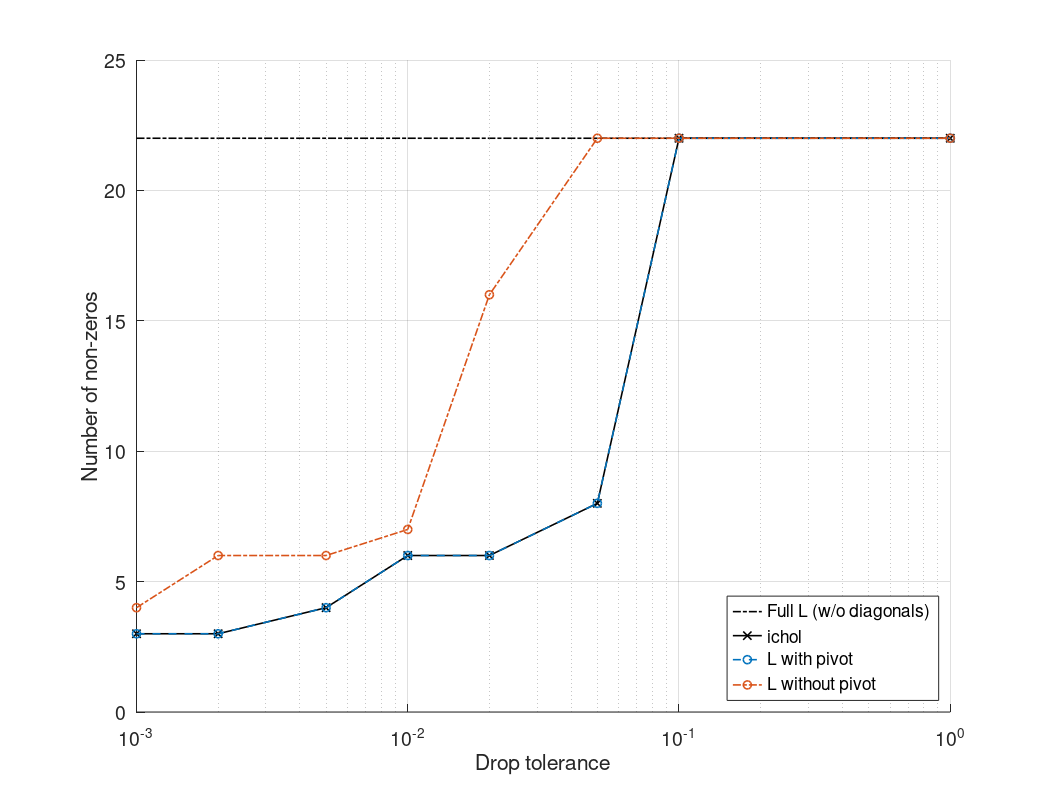

Source code (MATLAB):
%===============================================================================
%     File: ichol_nnz.m
%  Created: 2025-04-27 19:59
%   Author: Bernie Roesler
%
%  Description: Compute the incomplete Cholesky factorization and test the
%    threshold dropping criterion in Octave.

% NOTE 
% For droptol = 0.01,
% In column 10, the drop tolerance as computed from A(10:end, 10) is 0.2,
% so the value L(10, 11) ~ 0.19 should get dropped by ichol, but doesn't?
% 
% Similar results for other droptol values. We expect to drop many more elements
% than actually get dropped, despite applying the stated drop tolerance from the
% MATLAB documentation.
%
% disp(nnz(L_expectdrop - L_isdropped))
%
% Octave checks 
%   std::abs (w_data[jrow]) < (droptol * cols_norm[k])      (line 358)
% *before* scaling by the pivot on  lines 391-393:
%     // Once elements are dropped and compensation of column sums are done,
%     // scale the elements by the pivot.
%     data_l[total_len] = std::sqrt (data_l[total_len]);
%     for (jj = total_len + 1; jj < (total_len + w_len); jj++)
%         data_l[jj] /= data_l[total_len];
% See permalink: <https://github.com/gnu-octave/octave/blob/ab54952a577d012156cbb6f3288be69c20183d86/libinterp/corefcn/__ichol__.cc#L358>
%
% We need to update our filter to re-scale the elements by the diagonal of L.
%
%===============================================================================

set(0, 'DefaultLineLineWidth', 1.15);
set(0, 'DefaultAxesFontSize', 14);

%% Create the A matrix
N = 11;  % total number of rows and columns

% Only off-diagonal elements
rows = 1 + [5, 6, 2, 7, 9, 10, 5, 9, 7, 10, 8, 9, 10, 9, 10, 10];
cols = 1 + [0, 0, 1, 1, 2,  2, 3, 3, 4,  4, 5, 5,  6, 7,  7,  9];
vals = ones(length(rows), 1);

% Values for the lower triangle
L = sparse(rows, cols, vals, N, N);

% Create the symmetric matrix A
A = L + L';

% Set the diagonal to ensure positive definiteness
for i = 1:N
    A(i, i) = i + 9;
end

clear L;

%% Compute the incomplete Cholesky factorization
% The local drop tolerance at step j of the factorization is:
%   norm(A(j:end, j), 1) * droptol.

% Try many droptols and see how many elements are dropped
% droptols = [0.01];  % testing
droptols = [0.001, 0.002, 0.005, 0.01, 0.02, 0.05, 0.1, 1];

nnz_Ldrops = zeros(length(droptols), 1);
nnz_pivs = zeros(length(droptols), 1);
nnz_nopivs = zeros(length(droptols), 1);


for i = 1:length(droptols)
    droptol = droptols(i);
    options = struct('type', 'ict', 'droptol', droptol);

    L = ichol(A, options);  % incomplete (lower by default)
    Lf = chol(A, 'lower');  % full       (upper by default)

    % Compute the 1-norm of each A(j:end, j), and show a comparison with the
    % actual values of the full L to see which elements would be dropped. Compare
    % this to an absolute drop tolerance like in our implementation.
    col_norms = zeros(N, 1);
    for k = 1:N
        col_norms(k) = norm(A(k:end, k), 1);
    end

    % Compute the local drop tolerance for each column
    col_droptols = col_norms * droptol;

    % Compare the drop tolerance to the actual values of L
    % Ignore diagonals, they are never dropped
    L_expectdrop_piv = sparse(tril(Lf, -1));   % pre-allocate
    L_expectdrop_nopiv = sparse(tril(Lf, -1));

    for k = 1:N-1
        idx = k+1:N;     % rows to check, ignore diagonals
        piv = Lf(k, k);  % pivot
        col = Lf(idx, k);
        cond_piv = abs(col * piv) < col_droptols(k);  % scale by the pivot
        cond_nopiv = abs(col) < col_droptols(k);      % actual L(:, j)
        L_expectdrop_piv(idx, k) = col .* cond_piv;
        L_expectdrop_nopiv(idx, k) = col .* cond_nopiv;
    end

    % Get the actual entries where Lf is non-zero, but L is zero
    % (i.e. the entries that were dropped)
    L_isdropped = Lf .* (L == 0);

    % Store the results for plotting
    nnz_pivs(i) = nnz(L_expectdrop_piv);
    nnz_nopivs(i) = nnz(L_expectdrop_nopiv);
    nnz_Ldrops(i) = nnz(L_isdropped);
end

%-------------------------------------------------------------------------------
%        Plots
%-------------------------------------------------------------------------------
% Plot a graph of nnz vs. droptol for each filter to show difference.
figure(1); clf; hold on;

% plot(droptols, nnz(Lf) * ones(length(droptols), 1), 'k-', ...
%      'DisplayName', 'Full L');
plot(droptols, (nnz(Lf) - N) * ones(length(droptols), 1), 'k-.', ...
     'DisplayName', 'Full L (w/o diagonals)');

plot(droptols, nnz_Ldrops, 'kx-', 'LineWidth', 1.15, 'DisplayName', 'ichol');
plot(droptols, nnz_pivs,   'o--', 'LineWidth', 1.15, 'DisplayName', 'L with pivot');
plot(droptols, nnz_nopivs, 'o-.', 'LineWidth', 1.15, 'DisplayName', 'L without pivot');

set(gca, 'XScale', 'log');
xlabel('Drop tolerance');
ylabel('Number of non-zeros');
grid on
orient landscape

legend('Location', 'SouthEast');

% Set papersize
% set(gcf, 'papersize', [800 600]);
% set(gcf, 'paperposition', [10 10 780 580]);
% print(gcf, '../plots/ichol_nnz.pdf', '-dpdf', '-bestfit');

%===============================================================================
%===============================================================================
